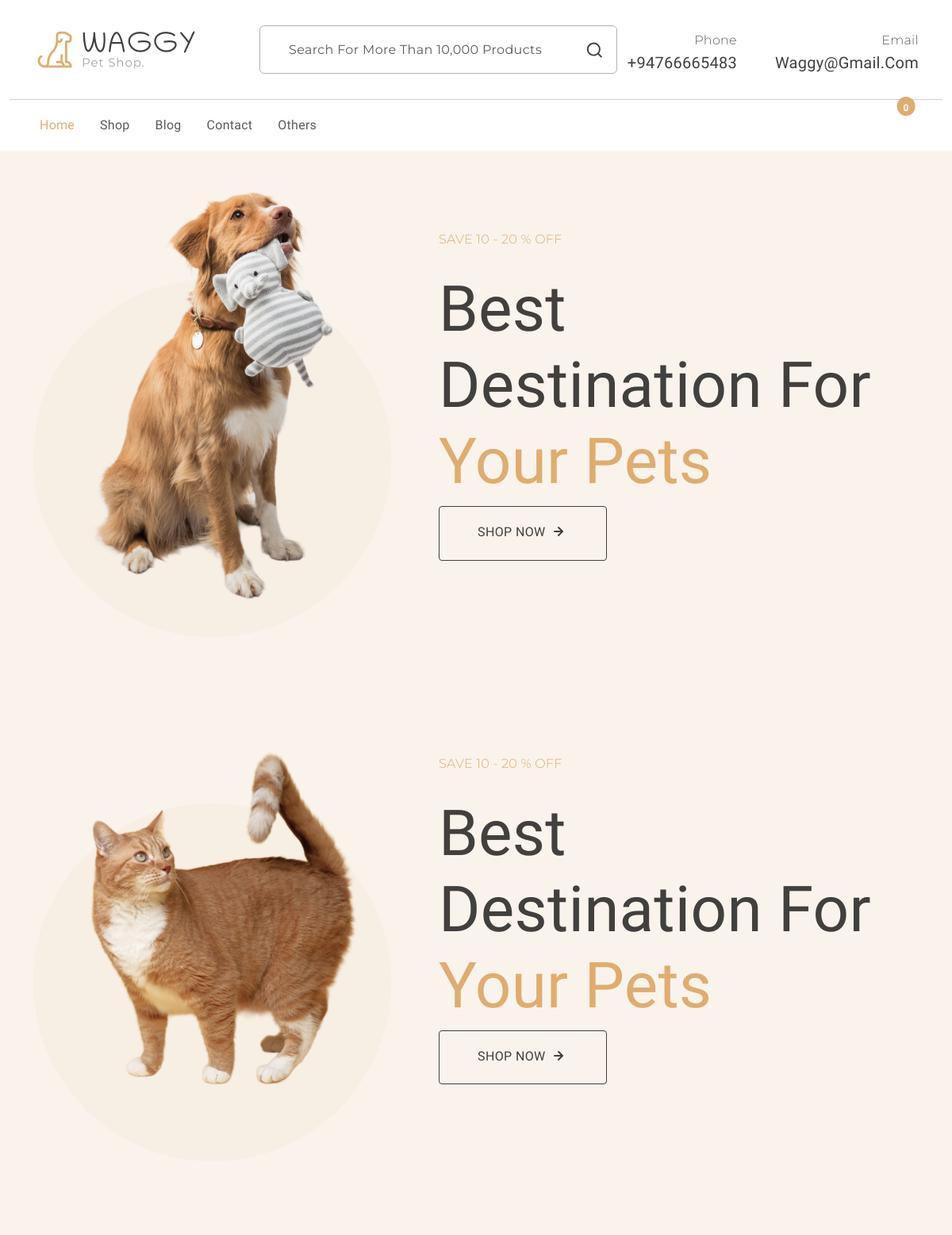
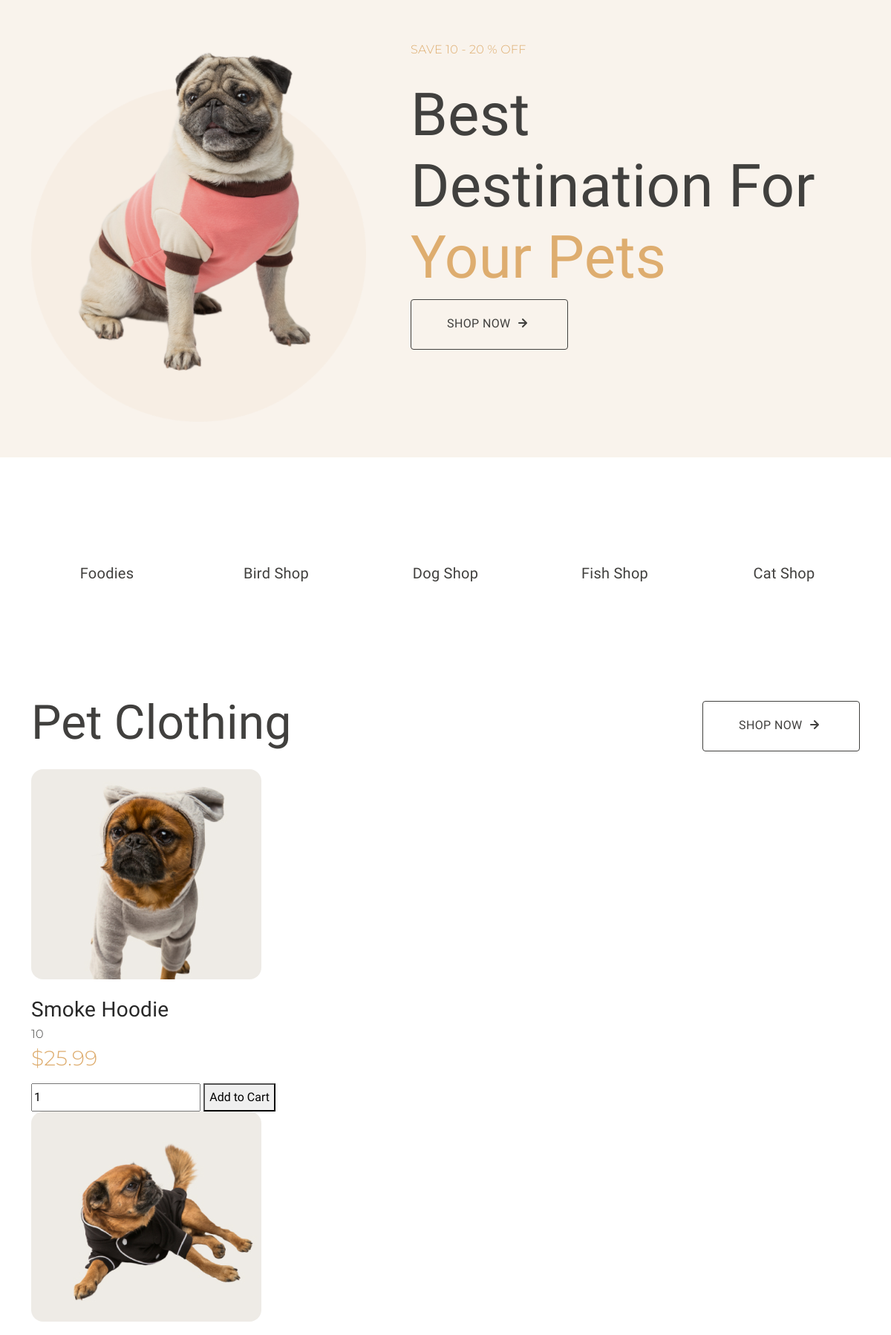
The page / (upper part) on the database its author committed (2 pictures, top to bottom).
### main.py (models this page shows, shortened)
class Clothing(db.Model, UserMixin):
    id = db.Column(db.Integer, primary_key=True)
    name = db.Column(db.String(100), nullable=False)
    description = db.Column(db.Text, nullable=False)
    price = db.Column(db.Float, nullable=False)
    image_file = db.Column(db.String(255), nullable=True)  # Changed from image_url to image_file
    stock = db.Column(db.Integer, nullable=False, default=0)
    rating = db.Column(db.Integer, nullable=True)

### main.py (the view)
@app.route('/')
def index():
    current_year = datetime.datetime.now().year
    foodies_data = Foodies.query.all()
    clothing_items = Clothing.query.all()
    cart_items = []
    total_price = 0
    if current_user.is_authenticated:
        cart_items = Cart.query.filter_by(user_id=current_user.id).all()
        total_price = sum(item.price * item.quantity for item in cart_items)
    cart_length = len(cart_items)
    return render_template("index.html", current_year=current_year, foodies=foodies_data,
                           clothing_items=clothing_items,
                           cart_items=cart_items, total_price=total_price,
                           current_user=current_user, cart_length=cart_length)

### templates/index.html (shortened to what this page needs)
{% include "base.html" %}
<main>
    <section id="banner" style="background: #F9F3EC;">
        <div class="container">
            <div class="swiper main-swiper">
                <div class="swiper-wrapper">
                    <div class="swiper-slide py-5">
                        <div class="row banner-content align-items-center">
                            <div class="img-wrapper col-md-5">
                                <img src="../static/assets/images/banner-img.png" class="img-fluid" alt="banner">
                            </div>
                            <div class="content-wrapper col-md-7 p-5 mb-5">
                                <div class="secondary-font text-primary text-uppercase mb-4">Save 10 - 20 % off</div>
                                <h2 class="banner-title display-1 fw-normal">Best destination for <span
                                        class="text-primary">your
                    pets</span>
                                </h2>
                                <a href="#" class="btn btn-outline-dark btn-lg text-uppercase fs-6 rounded-1">
                                    shop now
                                    <svg width="24" height="24" viewBox="0 0 24 24" class="mb-1">
                                        <use xlink:href="#arrow-right"></use>
                                    </svg>
                                </a>
                            </div>
                        </div>
                    </div>
                    <div class="swiper-slide py-5">
                        <div class="row banner-content align-items-center">
                            <div class="img-wrapper col-md-5">
                                <img src="../static/assets/images/banner-img3.png" class="img-fluid">
                            </div>
                            <div class="content-wrapper col-md-7 p-5 mb-5">
                                <div class="secondary-font text-primary text-uppercase mb-4">Save 10 - 20 % off</div>
                                <h2 class="banner-title display-1 fw-normal">Best destination for <span
                                        class="text-primary">your
                    pets</span>
                                </h2>
                                <a href="#" class="btn btn-outline-dark btn-lg text-uppercase fs-6 rounded-1">
                                    shop now
                                    <svg width="24" height="24" viewBox="0 0 24 24" class="mb-1">
                                        <use xlink:href="#arrow-right"></use>
                                    </svg>
                                </a>
                            </div>
                        </div>
                    </div>
                    <div class="swiper-slide py-5">
                        <div class="row banner-content align-items-center">
                            <div class="img-wrapper col-md-5">
                                <img src="../static/assets/images/banner-img4.png" class="img-fluid">
                            </div>
                            <div class="content-wrapper col-md-7 p-5 mb-5">
                                <div class="secondary-font text-primary text-uppercase mb-4">Save 10 - 20 % off</div>
                                <h2 class="banner-title display-1 fw-normal">Best destination for <span
                                        class="text-primary">your
                    pets</span>
                                </h2>
                                <a href="#" class="btn btn-outline-dark btn-lg text-uppercase fs-6 rounded-1">
                                    shop now
                                    <svg width="24" height="24" viewBox="0 0 24 24" class="mb-1">
                                        <use xlink:href="#arrow-right"></use>
                                    </svg>
                                </a>
                            </div>
                        </div>
                    </div>
                </div>
            </div>
        </div>
    </section>
    <section id="categories">
        <div class="container my-3 py-5">
            <div class="row my-5">
                <div class="col text-center">
                    <a href="#" class="categories-item">
                        <h5>Foodies</h5>
                    </a>
                </div>
                <div class="col text-center">
                    <a href="#" class="categories-item">
                        <h5>Bird Shop</h5>
                    </a>
                </div>
                <div class="col text-center">
                    <a href="#" class="categories-item">
                        <h5>Dog Shop</h5>
                    </a>
                </div>
                <div class="col text-center">
                    <a href="#" class="categories-item">
                        <h5>Fish Shop</h5>
                    </a>
                </div>
                <div class="col text-center">
                    <a href="#" class="categories-item">
                        <h5>Cat Shop</h5>
                    </a>
                </div>
            </div>
        </div>
    </section>
    {% include "pet_clothing.html" %}
</main>

### templates/pet_clothing.html (shortened to what this page needs)
<section id="clothing" class="my-5 overflow-hidden">
    <div class="container pb-5">
        <div class="section-header d-md-flex justify-content-between align-items-center mb-3">
            <h2 class="display-3 fw-normal">Pet Clothing</h2>
            <div>
                <a href="#" class="btn btn-outline-dark btn-lg text-uppercase fs-6 rounded-1">
                    shop now
                    <svg width="24" height="24" viewBox="0 0 24 24" class="mb-1">
                        <use xlink:href="#arrow-right"></use>
                    </svg>
                </a>
            </div>
        </div>
        <div class="products-carousel swiper">
            <div class="swiper-wrapper">
                {% for item in clothing_items %}
                    <div class="swiper-slide">
                        <div class="card position-relative">
                            <a href="{{ url_for('single_product', product_id=item.id) }}">
                                <img src="{{ url_for('static', filename='assets/images/' + item.image_file) }}"
                                     class="img-fluid rounded-4" alt="{{ item.name }}">
                            </a>
                            <div class="card-body p-0">
                                <a href="{{ url_for('single_product', product_id=item.id) }}">
                                    <h3 class="card-title pt-4 m-0">{{ item.name }}</h3>
                                </a>
                                <div class="card-text">
                                    <span class="rating secondary-font">
                                        {{ item.rating }}
                                    </span>
                                    <h3 class="secondary-font text-primary">${{ item.price }}</h3>
                                    <div class="d-flex flex-wrap mt-3">
                                        <form action="{{ url_for('add_to_cart') }}" method="post">
                                            <input type="number" name="quantity" min="1" value="1">
                                            <button type="submit">Add to Cart</button>
                                        </form>
                                    </div>
                                </div>
                            </div>
                        </div>
                    </div>
                {% else %}
                    <p>No clothing items available.</p>
                {% endfor %}
            </div>
        </div>
    </div>
</section>

### static/css/style.css (style rules this page uses)
:root { --header-height: 160px; --header-height-min: 80px; }
:root { --accent-color: #DEAD6F; --dark-color: #222222; --light-dark-color: #727272; --light-color: #fff; --grey-color: #dbdbdb; --light-grey-color: #fafafa; --primary-color: #6995B1; --light-primary-color: #eef1f3; }
:root { --body-font: 'Chilanka', cursive; --heading-font: 'Chilanka', cursive; --secondary-font: 'Montserrat', sans-serif; }
body { --bs-link-color: #333; --bs-link-hover-color: #333; --bs-link-color-rgb: 40, 40, 40; --bs-link-hover-color-rgb: 0, 0, 0; --bs-light-rgb: 248, 248, 248; --bs-font-sans-serif: 'Chilanka', cursive; --bs-body-font-family: var(--bs-font-sans-serif); --bs-body-font-size: 1rem; --bs-body-font-weight: 400; --bs-body-line-height: 2; --bs-body-color: #41403E; --bs-primary: #DEAD6F; --bs-primary-rgb: 222, 173, 111; --bs-primary-bg-subtle: #FFF9EB; --bs-border-color: #F7F7F7; --bs-secondary-rgb: 230, 243, 251; --bs-success-rgb: 238, 245, 228; --bs-danger-rgb: 249, 235, 231; --bs-warning-rgb: 255, 249, 235; --bs-info-rgb: 230, 243, 250; }
.btn-outline-dark { transition: all 0.3s ease-in; padding: 1.2rem 3rem; letter-spacing: 0.02375rem; text-transform: uppercase; --bs-btn-color: #41403E; --bs-btn-border-color: #41403E; --bs-btn-hover-color: #fff; --bs-btn-hover-bg: #41403E; --bs-btn-hover-border-color: #41403E; --bs-btn-focus-shadow-rgb: 33, 37, 41; --bs-btn-active-color: #fff; --bs-btn-active-bg: #41403E; --bs-btn-active-border-color: #41403E; --bs-btn-active-shadow: inset 0 3px 5px rgba(0, 0, 0, 0.125); --bs-btn-disabled-color: #41403E; --bs-btn-disabled-bg: transparent; --bs-btn-disabled-border-color: #41403E; --bs-gradient: none; }
body { letter-spacing: 0.01625rem; }
h1, h2, h3, h4, h5, h6 { font-family: var(--heading-font); color: var(--bs-body-color); font-weight: 400; text-transform: capitalize; }
a { text-decoration: none; }
.secondary-font { font-family: var(--secondary-font); font-weight: 300; }
.card { --bs-card-inner-border-radius: none; --bs-card-bg: transparent; background-color: transparent; border: none; }

### rows shown on the page
Clothing: image_file (picture), name "Smoke Hoodie", rating "10", price "25.99"
Clothing: image_file (picture)

### other values the page prints
{{ cart_length }} "0"
